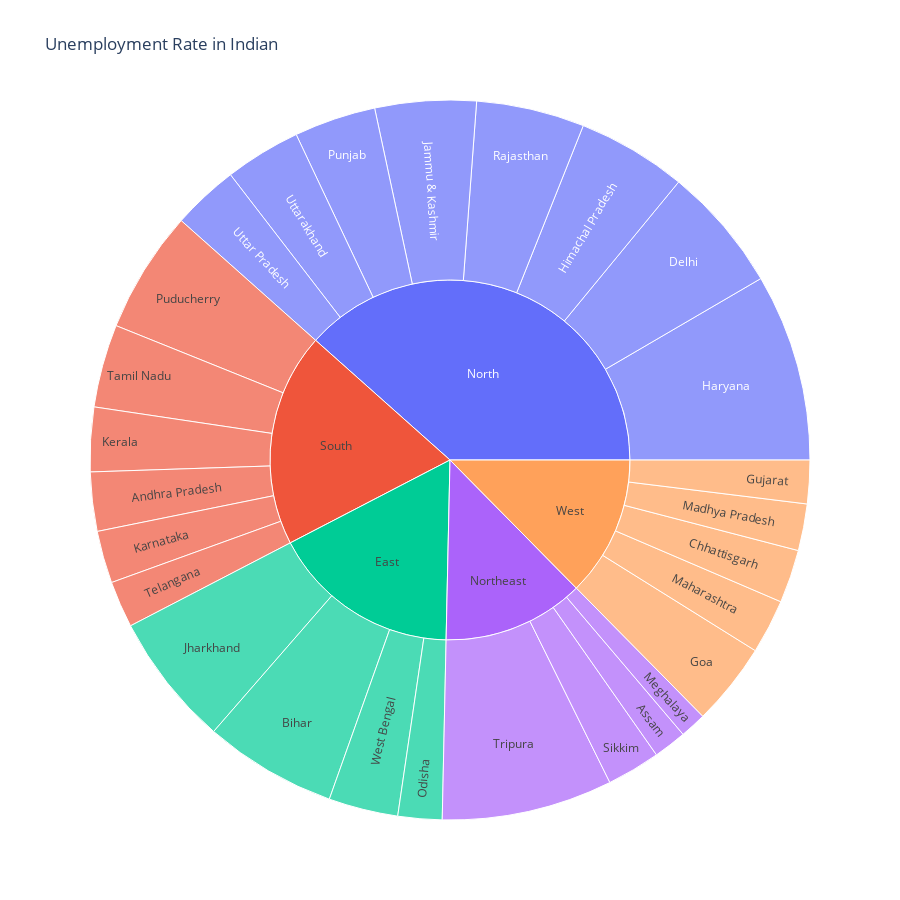

The code cell stored with this chart in its notebook:
### Markdown cell above
#### Create a Dashboard to analyze the Unemployment rate of Each Indian by Region

### Code cell
employee= unemployment_df[['States','Estimated Unemployment Rate','Region']]
figure = px.sunburst(employee,path=['Region','States'],values='Estimated Unemployment Rate', width=900,height=900,color_continuous_scale='RdY1Gn',title='Unemployment Rate in Indian')

#employee = unemployment_df['States','Estimated Unemployment Rate','Region']
#figure= px.sunburst(em,path=['States', 'Region'],values='Estimated Unemployment Rate', width=700,height=700,color_continuous_scale='RdY1Gn',title='Unemployment Rate in Indian')
figure.show()

### Figure 1 — Plotly figure (JSON) as saved in the notebook; plotly's stock layout.template omitted (floating-point values rounded to 4 significant figures)
{"data": [{"branchvalues": "total", "domain": {"x": [0, 1], "y": [0, 1]}, "hovertemplate": "labels=%{label}<br>Estimated Unemployment Rate=%{value}<br>parent=%{parent}<br>id=%{id}<extra></extra>", "ids": ["South/Andhra Pradesh", "Northeast/Assam", "East/Bihar", "West/Chhattisgarh", "North/Delhi", "West/Goa", "West/Gujarat", "North/Haryana", "North/Himachal Pradesh", "North/Jammu & Kashmir", "East/Jharkhand", "South/Karnataka", "South/Kerala", "West/Madhya Pradesh", "West/Maharashtra", "Northeast/Meghalaya", "East/Odisha", "South/Puducherry", "North/Punjab", "North/Rajasthan", "Northeast/Sikkim", "South/Tamil Nadu", "South/Telangana", "Northeast/Tripura", "North/Uttar Pradesh", "North/Uttarakhand", "East/West Bengal", "East", "North", "Northeast", "South", "West"], "labels": ["Andhra Pradesh", "Assam", "Bihar", "Chhattisgarh", "Delhi", "Goa", "Gujarat", "Haryana", "Himachal Pradesh", "Jammu & Kashmir", "Jharkhand", "Karnataka", "Kerala", "Madhya Pradesh", "Maharashtra", "Meghalaya", "Odisha", "Puducherry", "Punjab", "Rajasthan", "Sikkim", "Tamil Nadu", "Telangana", "Tripura", "Uttar Pradesh", "Uttarakhand", "West Bengal", "East", "North", "Northeast", "South", "West"], "name": "", "parents": ["South", "Northeast", "East", "West", "North", "West", "West", "North", "North", "North", "East", "South", "South", "West", "West", "Northeast", "East", "South", "North", "North", "Northeast", "South", "South", "Northeast", "North", "North", "East", "", "", "", "", ""], "type": "sunburst", "values": [86.64, 48.56, 194.7, 78.19, 184.1, 121.7, 63.76, 274.8, 160.7, 148.3, 195.4, 76.68, 94.34, 68.54, 79.79, 38.66, 64.62, 179.4, 119.8, 158.7, 78.34, 121.9, 68.33, 250.6, 97.37, 111.6, 101.9, 556.6, 1255.0, 416.1, 627.3, 411.9]}], "layout": {"height": 900, "legend": {"tracegroupgap": 0}, "title": {"text": "Unemployment Rate in Indian"}, "width": 900}}
